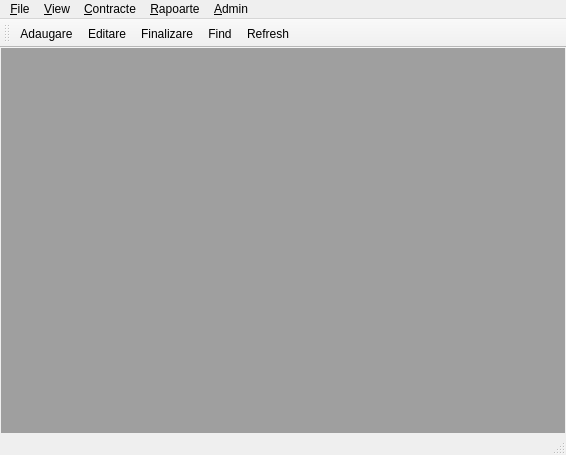
<?xml version="1.0" encoding="UTF-8"?>
<ui version="4.0">
 <class>QtGest</class>
 <widget class="QMainWindow" name="QtGest">
  <property name="geometry">
   <rect>
    <x>0</x>
    <y>0</y>
    <width>566</width>
    <height>455</height>
   </rect>
  </property>
  <property name="windowTitle">
   <string>QtGest</string>
  </property>
  <widget class="QWidget" name="centralWidget">
   <layout class="QVBoxLayout" name="verticalLayout">
    <property name="spacing">
     <number>0</number>
    </property>
    <property name="leftMargin">
     <number>1</number>
    </property>
    <property name="topMargin">
     <number>0</number>
    </property>
    <property name="rightMargin">
     <number>1</number>
    </property>
    <property name="bottomMargin">
     <number>0</number>
    </property>
    <item>
     <widget class="QMdiArea" name="mdiArea">
      <property name="verticalScrollBarPolicy">
       <enum>Qt::ScrollBarAsNeeded</enum>
      </property>
      <property name="horizontalScrollBarPolicy">
       <enum>Qt::ScrollBarAsNeeded</enum>
      </property>
     </widget>
    </item>
   </layout>
  </widget>
  <widget class="QMenuBar" name="menuBar">
   <property name="geometry">
    <rect>
     <x>0</x>
     <y>0</y>
     <width>566</width>
     <height>21</height>
    </rect>
   </property>
   <property name="sizePolicy">
    <sizepolicy hsizetype="Ignored" vsizetype="Minimum">
     <horstretch>0</horstretch>
     <verstretch>0</verstretch>
    </sizepolicy>
   </property>
   <widget class="QMenu" name="menu_File">
    <property name="title">
     <string>&amp;File</string>
    </property>
    <addaction name="action_Logout"/>
   </widget>
   <widget class="QMenu" name="menu_View">
    <property name="title">
     <string>&amp;View</string>
    </property>
    <addaction name="action_Tile_Windows"/>
    <addaction name="actionC_ascade_Window"/>
   </widget>
   <widget class="QMenu" name="menu_Contracte">
    <property name="title">
     <string>&amp;Contracte</string>
    </property>
    <addaction name="action_Adaugare"/>
    <addaction name="actionEditare"/>
    <addaction name="action_Finalizare"/>
    <addaction name="action_Find"/>
    <addaction name="action_Refresh"/>
    <addaction name="separator"/>
    <addaction name="actionF_inalizate"/>
   </widget>
   <widget class="QMenu" name="menu_Admin">
    <property name="title">
     <string>&amp;Admin</string>
    </property>
    <addaction name="action_Furnizori"/>
    <addaction name="action_Users"/>
    <addaction name="action_Asiguratori"/>
   </widget>
   <widget class="QMenu" name="menu_Rapoarte">
    <property name="title">
     <string>&amp;Rapoarte</string>
    </property>
    <addaction name="actionR_apoarte"/>
   </widget>
   <addaction name="menu_File"/>
   <addaction name="menu_View"/>
   <addaction name="menu_Contracte"/>
   <addaction name="menu_Rapoarte"/>
   <addaction name="menu_Admin"/>
  </widget>
  <widget class="QToolBar" name="mainToolBar">
   <property name="toolButtonStyle">
    <enum>Qt::ToolButtonTextBesideIcon</enum>
   </property>
   <attribute name="toolBarArea">
    <enum>TopToolBarArea</enum>
   </attribute>
   <attribute name="toolBarBreak">
    <bool>false</bool>
   </attribute>
   <addaction name="action_Adaugare"/>
   <addaction name="actionEditare"/>
   <addaction name="action_Finalizare"/>
   <addaction name="action_Find"/>
   <addaction name="action_Refresh"/>
  </widget>
  <widget class="QStatusBar" name="statusBar"/>
  <action name="action_Adaugare">
   <property name="icon">
    <iconset resource="resources.qrc">
     <normaloff>:/add</normaloff>:/add</iconset>
   </property>
   <property name="text">
    <string>&amp;Adaugare</string>
   </property>
   <property name="statusTip">
    <string>Adaugare Contract Nou</string>
   </property>
  </action>
  <action name="actionEditare">
   <property name="icon">
    <iconset resource="resources.qrc">
     <normaloff>:/edit</normaloff>:/edit</iconset>
   </property>
   <property name="text">
    <string>&amp;Editare</string>
   </property>
   <property name="statusTip">
    <string>Editare Contract</string>
   </property>
   <property name="iconVisibleInMenu">
    <bool>true</bool>
   </property>
  </action>
  <action name="action_Finalizare">
   <property name="icon">
    <iconset resource="resources.qrc">
     <normaloff>:/finalizare</normaloff>:/finalizare</iconset>
   </property>
   <property name="text">
    <string>&amp;Finalizare</string>
   </property>
  </action>
  <action name="action_Logout">
   <property name="icon">
    <iconset resource="resources.qrc">
     <normaloff>:/quit</normaloff>:/quit</iconset>
   </property>
   <property name="text">
    <string>&amp;Logout</string>
   </property>
  </action>
  <action name="action_Collapse_All">
   <property name="icon">
    <iconset resource="resources.qrc">
     <normaloff>:/collapse</normaloff>:/collapse</iconset>
   </property>
   <property name="text">
    <string>&amp;Collapse All</string>
   </property>
  </action>
  <action name="action_Expand_All">
   <property name="icon">
    <iconset resource="resources.qrc">
     <normaloff>:/expand</normaloff>:/expand</iconset>
   </property>
   <property name="text">
    <string>&amp;Expand All</string>
   </property>
  </action>
  <action name="action_Tile_Windows">
   <property name="icon">
    <iconset resource="resources.qrc">
     <normaloff>:/tile</normaloff>:/tile</iconset>
   </property>
   <property name="text">
    <string>&amp;Tile Windows</string>
   </property>
  </action>
  <action name="actionC_ascade_Window">
   <property name="icon">
    <iconset resource="resources.qrc">
     <normaloff>:/cascade</normaloff>:/cascade</iconset>
   </property>
   <property name="text">
    <string>C&amp;ascade Window</string>
   </property>
  </action>
  <action name="action_Furnizori">
   <property name="icon">
    <iconset resource="resources.qrc">
     <normaloff>:/copy</normaloff>:/copy</iconset>
   </property>
   <property name="text">
    <string>&amp;Furnizori</string>
   </property>
  </action>
  <action name="action_Users">
   <property name="icon">
    <iconset resource="resources.qrc">
     <normaloff>:/user</normaloff>:/user</iconset>
   </property>
   <property name="text">
    <string>&amp;Users</string>
   </property>
  </action>
  <action name="actionR_apoarte">
   <property name="icon">
    <iconset resource="resources.qrc">
     <normaloff>:/rapoarte</normaloff>:/rapoarte</iconset>
   </property>
   <property name="text">
    <string>R&amp;apoarte</string>
   </property>
  </action>
  <action name="action_Find">
   <property name="icon">
    <iconset resource="resources.qrc">
     <normaloff>:/search</normaloff>:/search</iconset>
   </property>
   <property name="text">
    <string>&amp;Find</string>
   </property>
  </action>
  <action name="action_Refresh">
   <property name="icon">
    <iconset resource="resources.qrc">
     <normaloff>:/refresh</normaloff>:/refresh</iconset>
   </property>
   <property name="text">
    <string>&amp;Refresh</string>
   </property>
  </action>
  <action name="actionF_inalizate">
   <property name="icon">
    <iconset resource="resources.qrc">
     <normaloff>:/remove</normaloff>:/remove</iconset>
   </property>
   <property name="text">
    <string>F&amp;inalizate</string>
   </property>
  </action>
  <action name="action_Asiguratori">
   <property name="icon">
    <iconset resource="resources.qrc">
     <normaloff>:/rapoarte</normaloff>:/rapoarte</iconset>
   </property>
   <property name="text">
    <string>&amp;Asiguratori</string>
   </property>
  </action>
 </widget>
 <layoutdefault spacing="6" margin="11"/>
 <resources>
  <include location="resources.qrc"/>
 </resources>
 <connections/>
</ui>
